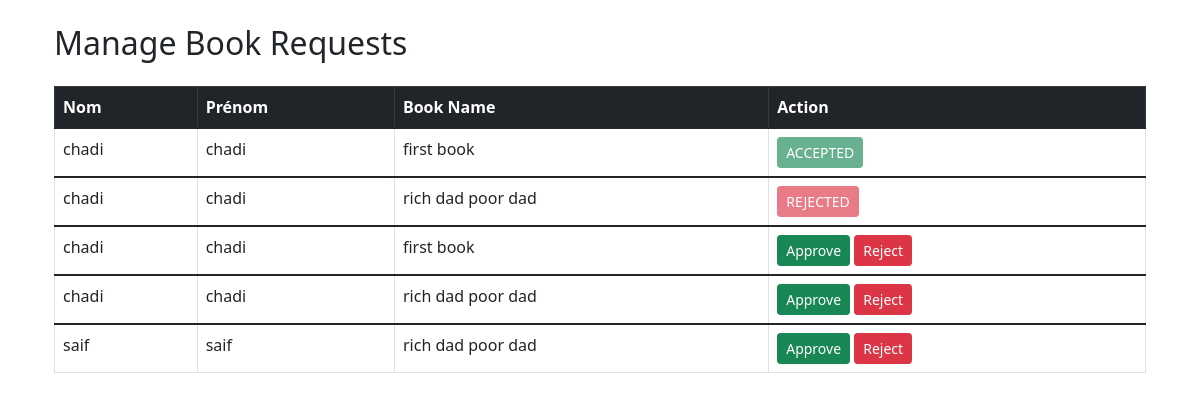
The app's page /list_requests with its own data.
### tables this page shows
CREATE TABLE USER (
    id INTEGER PRIMARY KEY AUTOINCREMENT,
    username VARCHAR(20),
    password VARCHAR(20),
    nom VARCHAR(20),
    prenom VARCHAR(20),
    user_role VARCHAR(20)
);

CREATE TABLE books (
    id INTEGER PRIMARY KEY AUTOINCREMENT,
    name TEXT NOT NULL,
    description TEXT NOT NULL,
    category_id INTEGER,
    url TEXT,
    nombre INTEGER NOT NULL,
    price INTEGER NOT NULL,
    AUTHOR TEXT NOT NULL,
    FOREIGN KEY (category_id) REFERENCES categories(id)
);

CREATE TABLE commande (
    id INTEGER PRIMARY KEY,
    user_id INTEGER,
    book_id INTEGER,
    accepted BIT,
    FOREIGN KEY (user_id) REFERENCES user(id),
    FOREIGN KEY (book_id) REFERENCES books(id)
);

### app.py (the view)
@app.route('/list_requests', methods=['GET', 'POST'])
def list_requests():
    conn = sqlite3.connect('bookstore.db')
    cursor = conn.cursor()
    commandes = cursor.execute("SELECT * FROM commande").fetchall()
    names = []
    prenoms = []
    books = []
    for c in commandes:
        user = cursor.execute("SELECT * FROM user where id = ?", (c[1],)).fetchall()
        names.append(user[0][1])
        prenoms.append(user[0][2])
        book = cursor.execute("SELECT * FROM books where id = ?", (c[2],)).fetchall()
        books.append(book[0][1])
    conn.close()
    return render_template('/tansactions.html', commandes=commandes, names = names, prenoms = prenoms, books = books)

### templates/tansactions.html
{% extends "base.html" %}
{% block content %}
<div class="container mt-4">
    <h2 class="mb-4">Manage Book Requests</h2>
    <table class="table table-bordered table-hover">
        <thead class="table-dark">
        <tr>
            <th>Nom</th>
            <th>Prénom</th>
            <th>Book Name</th>
            <th>Action</th>
        </tr>
        </thead>
        {% for commande in commandes %}
        <tbody>
        <tr>
            <td>{{ names[loop.index - 1] }}</td>
            <td>{{ prenoms[loop.index - 1]}}</td>
            <td>{{ books[loop.index - 1]}}</td>
            <td>
                {% if commande[3] ==  0%}
                    <a href="/approve_requests/1/{{commande[0]}}" class="btn btn-success btn-sm">Approve</a>
                    <a href="/approve_requests/2/{{commande[0]}}" class="btn btn-danger btn-sm">Reject</a>
                {% else %}
                <button disabled class="btn {{ "btn-success" if commande[3] == 1 else "btn-danger"}}  btn-sm">{{ "ACCEPTED" if commande[3] == 1 else "REJECTED" }}</button>
                {% endif %}
            </td>
        </tr>
        {% endfor %}
        </tbody>
    </table>
</div>
{% endblock %}

### records on screen
commande: accepted "ACCEPTED"
USER: username "chadi", password "chadi"
books: name "first book"
commande: accepted "REJECTED"
books: name "rich dad poor dad"
USER: username "saif", password "saif"
